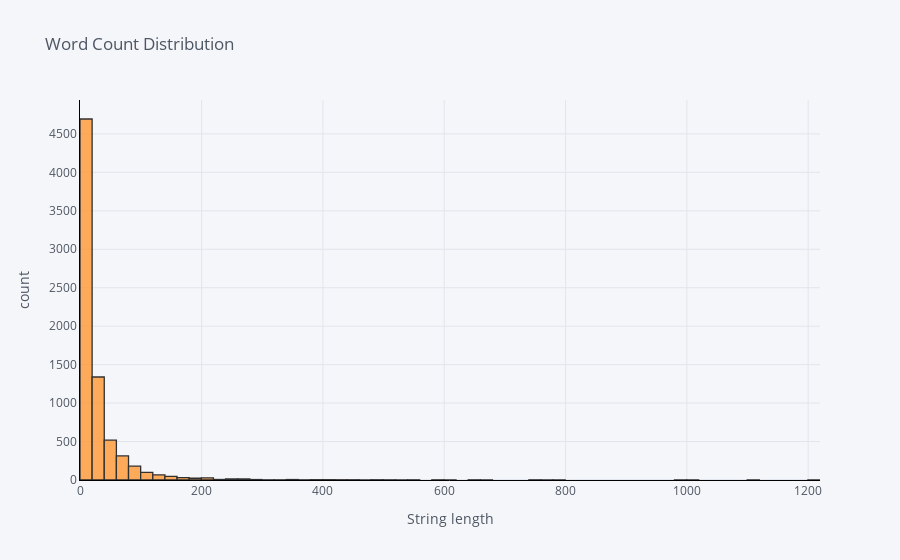

Notebook source saved alongside this figure:
### Code cell
df['word_count'] = df['clean_comment'].str.split().str.len()
df['word_count'].iplot(
    kind='hist',
    bins=70,
    xTitle='String length',
    linecolor='black',
    yTitle='count',
    title='Word Count Distribution')

### Figure 1 — Plotly figure (JSON) as saved in the notebook; plotly's stock layout.template omitted (floating-point values rounded to 4 significant figures; data arrays with more than 128 entries replaced by an {"elided": "..."} marker saying what was removed)
{"data": [{"histfunc": "count", "histnorm": "", "marker": {"color": "rgba(255, 153, 51, 1.0)", "line": {"color": "#000000", "width": 1.3}}, "name": "word_count", "nbinsx": 70, "opacity": 0.8, "orientation": "v", "x": {"elided": "7450 int values"}, "type": "histogram"}], "layout": {"barmode": "overlay", "legend": {"bgcolor": "#F5F6F9", "font": {"color": "#4D5663"}}, "paper_bgcolor": "#F5F6F9", "plot_bgcolor": "#F5F6F9", "title": {"font": {"color": "#4D5663"}, "text": "Word Count Distribution"}, "xaxis": {"gridcolor": "#E1E5ED", "linecolor": "black", "showgrid": true, "tickfont": {"color": "#4D5663"}, "title": {"font": {"color": "#4D5663"}, "text": "String length"}, "zerolinecolor": "#E1E5ED"}, "yaxis": {"gridcolor": "#E1E5ED", "linecolor": "black", "showgrid": true, "tickfont": {"color": "#4D5663"}, "title": {"font": {"color": "#4D5663"}, "text": "count"}, "zerolinecolor": "#E1E5ED"}}}
